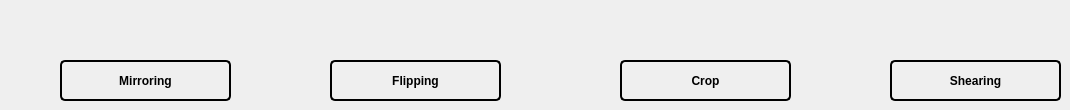
    <widget class="QWidget" name="tab_1">
     <property name="font">
      <font>
       <pointsize>11</pointsize>
       <weight>75</weight>
       <bold>true</bold>
      </font>
     </property>
     <property name="styleSheet">
      <string notr="true">color:blue</string>
     </property>
     <attribute name="title">
      <string>Edit</string>
     </attribute>
     <widget class="QPushButton" name="edit_mirroring">
      <property name="enabled">
       <bool>true</bool>
      </property>
      <property name="geometry">
       <rect>
        <x>60</x>
        <y>60</y>
        <width>171</width>
        <height>41</height>
       </rect>
      </property>
      <property name="font">
       <font>
        <family>MS Sans Serif</family>
        <pointsize>9</pointsize>
        <weight>75</weight>
        <italic>false</italic>
        <bold>true</bold>
        <underline>false</underline>
        <strikeout>false</strikeout>
       </font>
      </property>
      <property name="mouseTracking">
       <bool>false</bool>
      </property>
      <property name="toolTip">
       <string/>
      </property>
      <property name="styleSheet">
       <string notr="true">border-style: outset;
border-width: 2px;
border-radius:5px;
color: black</string>
      </property>
      <property name="text">
       <string>Mirroring</string>
      </property>
      <property name="checkable">
       <bool>false</bool>
      </property>
     </widget>
     <widget class="QPushButton" name="edit_flipping">
      <property name="enabled">
       <bool>true</bool>
      </property>
      <property name="geometry">
       <rect>
        <x>330</x>
        <y>60</y>
        <width>171</width>
        <height>41</height>
       </rect>
      </property>
      <property name="font">
       <font>
        <family>MS Sans Serif</family>
        <pointsize>9</pointsize>
        <weight>75</weight>
        <italic>false</italic>
        <bold>true</bold>
        <underline>false</underline>
        <strikeout>false</strikeout>
       </font>
      </property>
      <property name="mouseTracking">
       <bool>false</bool>
      </property>
      <property name="toolTip">
       <string/>
      </property>
      <property name="styleSheet">
       <string notr="true">border-style: outset;
border-width: 2px;
border-radius:5px;
color:black;</string>
      </property>
      <property name="text">
       <string>Flipping</string>
      </property>
      <property name="checkable">
       <bool>false</bool>
      </property>
     </widget>
     <widget class="QPushButton" name="edit_crop_btn">
      <property name="enabled">
       <bool>true</bool>
      </property>
      <property name="geometry">
       <rect>
        <x>620</x>
        <y>60</y>
        <width>171</width>
        <height>41</height>
       </rect>
      </property>
      <property name="font">
       <font>
        <family>MS Sans Serif</family>
        <pointsize>9</pointsize>
        <weight>75</weight>
        <italic>false</italic>
        <bold>true</bold>
        <underline>false</underline>
        <strikeout>false</strikeout>
       </font>
      </property>
      <property name="mouseTracking">
       <bool>false</bool>
      </property>
      <property name="toolTip">
       <string/>
      </property>
      <property name="styleSheet">
       <string notr="true">border-style: outset;
border-width: 2px;
color:black;
border-radius:5px;
</string>
      </property>
      <property name="text">
       <string>Crop</string>
      </property>
      <property name="checkable">
       <bool>false</bool>
      </property>
     </widget>
     <widget class="QPushButton" name="edit_shearing">
      <property name="enabled">
       <bool>true</bool>
      </property>
      <property name="geometry">
       <rect>
        <x>890</x>
        <y>60</y>
        <width>171</width>
        <height>41</height>
       </rect>
      </property>
      <property name="font">
       <font>
        <family>MS Sans Serif</family>
        <pointsize>9</pointsize>
        <weight>75</weight>
        <italic>false</italic>
        <bold>true</bold>
        <underline>false</underline>
        <strikeout>false</strikeout>
       </font>
      </property>
      <property name="mouseTracking">
       <bool>false</bool>
      </property>
      <property name="toolTip">
       <string/>
      </property>
      <property name="styleSheet">
       <string notr="true">border-style: outset;
border-width: 2px;
color:black;
border-radius:5px;
</string>
      </property>
      <property name="text">
       <string>Shearing</string>
      </property>
      <property name="checkable">
       <bool>false</bool>
      </property>
     </widget>
    </widget>
